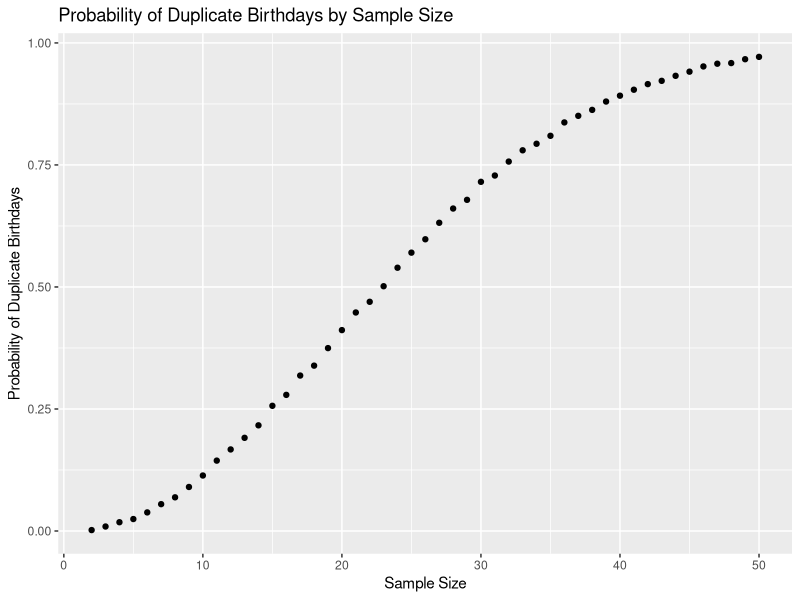

Write R code to recreate this figure.
## ---- chunk 1
library(tidyverse)

## ---- chunk 2
dup_bdays = function(samp_size) {
  bday_vec <- sample(c(1:365), size = samp_size, replace = TRUE)

  if (n_distinct(bday_vec) < samp_size) {
    return(TRUE)
  } else {
    return(FALSE)
  } 
  
}


## ---- chunk 3

prob_by_size <- c()

for (sample_size in 2:50){
  num_dups = 0
  for (iteration in 1:10000) {
    if (dup_bdays(sample_size))
      num_dups = num_dups + 1
  }
  
  avg_prob = num_dups / 10000
  
  prob_by_size = append(prob_by_size, values = avg_prob)
}

dup_bday_tbl <-
  tibble(
    sample_size = 2:50,
    avg_prob = prob_by_size
  )

## ---- chunk 4
dup_bday_tbl %>% 
  ggplot(aes(x = sample_size, y = avg_prob)) +
  geom_point() +
  xlab("Sample Size") +
  ylab("Probability of Duplicate Birthdays") +
  ggtitle("Probability of Duplicate Birthdays by Sample Size")


## ---- chunk 5
n <- 30
sigma <- 5
pop_param <- 0

x_bar_vec <- c()
p_val_vec <- c()

for (iter in 1:5000) {
  rand_samp <- rnorm(n, pop_param, sigma)
  x_bar <- mean(rand_samp)
  x_bar_vec = append(x_bar_vec, values = x_bar)
  
  p_val <- 
    t.test(rand_samp, mu = pop_param, conf.level = 0.95) %>%
    broom::tidy() %>% 
    pull(p.value)
    
  p_val_vec = append(p_val_vec, values = p_val)
  
}

t_test_results <- tibble(
  samp_avg = x_bar_vec,
  p_val = p_val_vec
)


## ---- chunk 6
